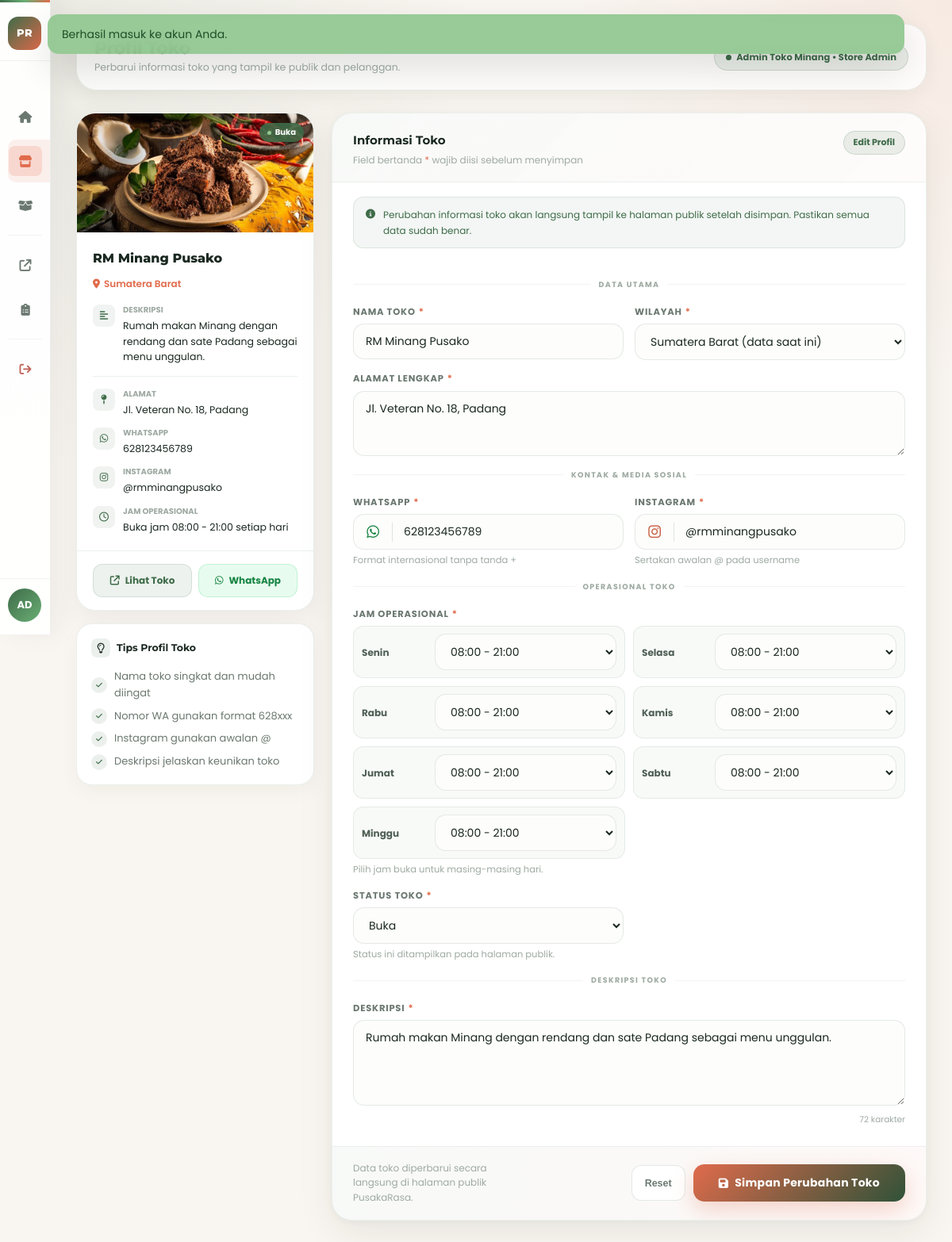
Page /store-profile.php (signed in) on the committed database.
### tables this page shows
CREATE TABLE IF NOT EXISTS users (
  id INT AUTO_INCREMENT PRIMARY KEY,
  name VARCHAR(120) NOT NULL,
  email VARCHAR(190) NOT NULL UNIQUE,
  password_hash VARCHAR(255) NOT NULL,
  profile_image VARCHAR(255) NULL,
  role ENUM('user', 'store_admin', 'super_admin') NOT NULL DEFAULT 'user',
  store_id INT NULL,
  is_active TINYINT(1) NOT NULL DEFAULT 1,
  created_at DATETIME NOT NULL,
  updated_at DATETIME NOT NULL,
  CONSTRAINT fk_users_store FOREIGN KEY (store_id) REFERENCES stores(id) ON DELETE SET NULL
);

CREATE TABLE IF NOT EXISTS stores (
  id INT AUTO_INCREMENT PRIMARY KEY,
  name VARCHAR(120) NOT NULL,
  slug VARCHAR(140) NOT NULL UNIQUE,
  region VARCHAR(120) NOT NULL,
  address TEXT NOT NULL,
  whatsapp VARCHAR(30) NOT NULL,
  instagram VARCHAR(120) NOT NULL,
  description TEXT NOT NULL,
  operating_hours VARCHAR(500) NOT NULL DEFAULT 'Setiap hari, 08.00 - 21.00 WIB',
  cover_image VARCHAR(255) NOT NULL,
  is_open TINYINT(1) NOT NULL DEFAULT 1,
  created_at DATETIME NOT NULL,
  updated_at DATETIME NOT NULL
);

### store-profile.php (the view, shortened to what the rows shown need)
<?php
require_once __DIR__ . '/includes/bootstrap.php';
require_once __DIR__ . '/includes/store-sidebar.php';
require_role(ROLE_STORE_ADMIN);
$user = current_user();
$storeId = (int) ($user['store_id'] ?? 0);
$storeStmt = db()->prepare('SELECT * FROM stores WHERE id = :id LIMIT 1');
$storeStmt->execute(['id' => $storeId]);
$store = $storeStmt->fetch();
render_layout('Profil Toko', function (?array $currentUser = null) use ($user, $store): void {
?>
  <div class="shell">
    <?php render_store_sidebar($user, $store, 'profile'); ?>
    <main class="main">
      <div class="topbar">
        <div>
          <div class="topbar-heading">Profil Toko</div>
          <div class="topbar-sub">Perbarui informasi toko yang tampil ke publik dan pelanggan.</div>
        </div>
        <div class="pill-role"><?= e($user['name']) ?> &bull; Store Admin</div>
      </div>
      <section class="store-profile-grid">
        <aside class="store-profile-aside" aria-label="Pratinjau toko">
          <article class="store-profile-preview">
            <div class="store-profile-cover">
              <img src="<?= e($store['cover_image'] !== '' ? base_path($store['cover_image']) : base_path('assets/image/PusakaRasa.webp')) ?>" alt="<?= e($store['name']) ?>" />
              <span class="store-profile-status <?= (int) ($store['is_open'] ?? 1) === 1 ? '' : 'is-closed' ?>"><?= (int) ($store['is_open'] ?? 1) === 1 ? 'Buka' : 'Tutup' ?></span>
            </div>
            <div class="store-profile-preview-body">
              <h2><?= e($store['name']) ?></h2>
              <div class="store-profile-region"><i class="fa-solid fa-location-dot" aria-hidden="true"></i><?= e($store['region']) ?></div>
              <div class="store-profile-preview-row">
                <span class="store-profile-preview-icon"><i class="fa-solid fa-align-left" aria-hidden="true"></i></span>
                <div>
                  <div class="store-profile-preview-label">Deskripsi</div>
                  <p><?= e($store['description']) ?></p>
                </div>
              </div>
              <div class="store-profile-preview-divider"></div>
              <div class="store-profile-preview-row">
                <span class="store-profile-preview-icon"><i class="fa-solid fa-map-pin" aria-hidden="true"></i></span>
                <div>
                  <div class="store-profile-preview-label">Alamat</div>
                  <p><?= e($store['address']) ?></p>
                </div>
              </div>
              <div class="store-profile-preview-row">
                <span class="store-profile-preview-icon"><i class="fa-brands fa-whatsapp" aria-hidden="true"></i></span>
                <div>
                  <div class="store-profile-preview-label">WhatsApp</div>
                  <p><?= e($store['whatsapp']) ?></p>
                </div>
              </div>
              <div class="store-profile-preview-row">
                <span class="store-profile-preview-icon"><i class="fa-brands fa-instagram" aria-hidden="true"></i></span>
                <div>
                  <div class="store-profile-preview-label">Instagram</div>
                  <p><?= e($store['instagram']) ?></p>
                </div>
              </div>
              <div class="store-profile-preview-row">
                <span class="store-profile-preview-icon"><i class="fa-regular fa-clock" aria-hidden="true"></i></span>
                <div>
                  <div class="store-profile-preview-label">Jam Operasional</div>
                  <p><?= e(operating_hours_display($store['operating_hours'] ?? '')) ?></p>
                </div>
              </div>
            </div>
          </article>
        </aside>
        <article class="form-card store-profile-form-card">
          <form method="post" class="store-profile-form">
            <div class="form-body">
              <div class="grid-2">
                <label class="field-wrap">
                  <span class="field-label">Nama Toko <span class="required-mark">*</span></span>
                  <input type="text" name="name" value="<?= e($store['name']) ?>" required />
                </label>
                <label class="field-wrap">
                  <span class="field-label">Wilayah <span class="required-mark">*</span></span>
                  <select name="region" required>
                    <?php render_province_options($store['region'] ?? ''); ?>
                  </select>
                </label>
              </div>
              <label class="field-wrap">
                <span class="field-label">Alamat Lengkap <span class="required-mark">*</span></span>
                <textarea name="address" required><?= e($store['address']) ?></textarea>
              </label>
            </div>
            <div class="form-body">
              <div class="grid-2">
                <label class="field-wrap">
                  <span class="social-input social-input--whatsapp">
                    <span class="social-input-icon"><i class="fa-brands fa-whatsapp" aria-hidden="true"></i></span>
                    <input type="text" name="whatsapp" value="<?= e($store['whatsapp']) ?>" required />
                  </span>
                </label>
                <label class="field-wrap">
                  <span class="social-input social-input--instagram">
                    <span class="social-input-icon"><i class="fa-brands fa-instagram" aria-hidden="true"></i></span>
                    <input type="text" name="instagram" value="<?= e($store['instagram']) ?>" required />
                  </span>
                </label>
              </div>
            </div>
            <div class="form-body">
              <div class="grid-2">
                <div class="field-wrap store-profile-operating-hours">
                  <?php render_operating_hours_selects($store['operating_hours'] ?? ''); ?>
                </div>
                <label class="field-wrap">
                  <span class="field-label">Status Toko <span class="required-mark">*</span></span>
                  <select name="is_open" required>
                    <option value="1" <?= (int) ($store['is_open'] ?? 1) === 1 ? 'selected' : '' ?>>Buka</option>
                  </select>
                  <span class="field-hint">Status ini ditampilkan pada halaman publik.</span>
                </label>
              </div>
            </div>
            <div class="form-body">
              <label class="field-wrap">
                <span class="field-label">Deskripsi <span class="required-mark">*</span></span>
                <textarea name="description" id="storeDescription" required><?= e($store['description']) ?></textarea>
                <span class="store-profile-counter"><span id="storeDescriptionCount"></span> karakter</span>
              </label>
            </div>
          </form>
        </article>
      </section>
    </main>
  </div>
<?php
}, ['hide_header' => true, 'hide_footer' => true, 'dashboard_css' => true, 'body_class' => 'dashboard-body']);

### includes/bootstrap.php (shortened to what the rows shown need)
<?php
require_once __DIR__ . '/../config/database.php';
function base_path(string $path = ''): string
{
    $root = rtrim(dirname($_SERVER['SCRIPT_NAME'] ?? ''), '/\\');
    $root = $root === '/' ? '' : $root;
    return $root . '/' . ltrim($path, '/');
}
function e(?string $value): string
{
    return htmlspecialchars((string) $value, ENT_QUOTES, 'UTF-8');
}
function current_user(): ?array
{
    static $user = false;
    if ($user !== false) {
        return $user ?: null;
    }
    $userId = $_SESSION['user_id'] ?? null;
    $stmt = db()->prepare(
        'SELECT u.*, s.name AS store_name, s.slug AS store_slug
         FROM users u
         LEFT JOIN stores s ON s.id = u.store_id
         WHERE u.id = :id LIMIT 1'
    );
    $stmt->execute(['id' => $userId]);
    $user = $stmt->fetch() ?: null;
    return $user ?: null;
}
function is_logged_in(): bool
{
    return current_user() !== null;
}
function require_login(): void
{
    if (!is_logged_in()) {
        set_flash('error', 'Silakan masuk terlebih dahulu.');
        redirect_to('login.php');
    }
}
function require_role(string ...$roles): void
{
    require_login();
}
function operating_days(): array
{
    return ['Senin', 'Selasa', 'Rabu', 'Kamis', 'Jumat', 'Sabtu', 'Minggu'];
}
function operating_time_slots(): array
{
    return [
        'Tutup',
        '06:00 - 14:00',
        '07:00 - 15:00',
        '08:00 - 16:00',
        '08:00 - 17:00',
        '08:00 - 20:00',
        '08:00 - 21:00',
        '09:00 - 17:00',
        '09:00 - 21:00',
        '10:00 - 22:00',
        '11:00 - 23:00',
        '12:00 - 22:00',
        '24 Jam',
    ];
}
function normalize_operating_slot(string $value): string
{
    $value = trim(str_replace('.', ':', $value));
    if (preg_match('/^(\d{1,2}):(\d{2})\s*-\s*(\d{1,2}):(\d{2})$/', $value, $matches)) {
        return sprintf('%02d:%02d - %02d:%02d', (int) $matches[1], (int) $matches[2], (int) $matches[3], (int) $matches[4]);
    }
    return '08:00 - 21:00';
}
function default_operating_schedule(string $slot = '08:00 - 21:00'): array
{
    return array_fill_keys(operating_days(), $slot);
}
function parse_operating_schedule(?string $value): array
{
    $value = trim((string) $value);
    if ($value !== '') {
        $decoded = json_decode($value, true);
        if (preg_match('/(\d{1,2}[.:]\d{2})\s*-\s*(\d{1,2}[.:]\d{2})/', $value, $matches)) {
            $slot = normalize_operating_slot($matches[1] . ' - ' . $matches[2]);
            return default_operating_schedule($slot);
        }
    }
    return default_operating_schedule();
}
function operating_hours_display(?string $value): string
{
    $schedule = parse_operating_schedule($value);
    $uniqueSlots = array_values(array_unique($schedule));
    if (count($uniqueSlots) === 1) {
        $slot = $uniqueSlots[0];
        return match ($slot) {
            'Tutup' => 'Tutup setiap hari',
            '24 Jam' => 'Buka 24 jam setiap hari',
            default => 'Buka jam ' . $slot . ' setiap hari',
        };
    }
    $dayIndex = ((int) date('N')) - 1;
    $today = operating_days()[$dayIndex] ?? 'Senin';
    $slot = $schedule[$today] ?? '08:00 - 21:00';
    return match ($slot) {
        'Tutup' => 'Tutup hari ini',
        '24 Jam' => 'Buka 24 jam hari ini',
        default => 'Buka jam ' . $slot . ' hari ini',
    };
}
function render_operating_hours_selects(?string $currentValue, string $fieldName = 'operating_hours'): void
{
    $schedule = parse_operating_schedule($currentValue);
    $slots = operating_time_slots();
    ?>
    <div class="operating-hours-grid">
      <?php foreach (operating_days() as $day): ?>
        <label class="operating-hours-row">
          <span class="operating-hours-day"><?= e($day) ?></span>
          <select class="operating-hours-select" name="<?= e($fieldName) ?>[<?= e($day) ?>]" required>
            <?php foreach ($slots as $slot): ?>
              <option value="<?= e($slot) ?>" <?= ($schedule[$day] ?? '') === $slot ? 'selected' : '' ?>><?= e($slot) ?></option>
            <?php endforeach; ?>
          </select>
        </label>
      <?php endforeach; ?>
    </div>
    <?php
}
function indonesia_provinces(): array
{
    $names = [];
    try {
        $stmt = db()->query('SELECT name FROM provinces ORDER BY name ASC');
        $names = array_map(
            static fn($row) => trim((string) ($row['name'] ?? '')),
            $stmt->fetchAll()
        );
    } catch (Throwable $exception) {
        $names = [];
    }
    $names = array_values(array_unique(array_filter($names)));
    sort($names, SORT_NATURAL | SORT_FLAG_CASE);
    $provinces = $names;
    return $provinces;
}
function render_province_options(?string $selected = null): void
{
    $selected = trim((string) $selected);
    $provinces = indonesia_provinces();
    $hasSelected = $selected !== '' && in_array($selected, $provinces, true);
    if ($selected !== '' && !$hasSelected) {
        echo '<option value="' . e($selected) . '" selected>' . e($selected) . ' (data saat ini)</option>';
    }
}
?>
<?php
function render_layout(string $title, callable $content, array $options = []): void
{
    $user = current_user();
    $pageClass = $options['body_class'] ?? '';
    $includeAppCss = $options['app_css'] ?? true;
    $includeDashboardCss = $options['dashboard_css'] ?? false;
?>
    <!DOCTYPE html>
    <html lang="id">
    <head>
        <link rel="stylesheet" href="https://cdnjs.cloudflare.com/ajax/libs/font-awesome/6.5.0/css/all.min.css" />
        <link rel="stylesheet" href="<?= e(base_path('assets/css/variables.css')) ?>" />
        <link rel="stylesheet" href="<?= e(base_path('assets/css/base.css')) ?>" />
        <link rel="stylesheet" href="<?= e(base_path('assets/css/component.css')) ?>" />
        <?php if ($includeAppCss): ?>
            <link rel="stylesheet" href="<?= e(base_path('assets/css/style.css')) ?>" />
            <link rel="stylesheet" href="<?= e(base_path('assets/css/app/core-ui.css')) ?>" />
            <link rel="stylesheet" href="<?= e(base_path('assets/css/app/discovery-catalog.css')) ?>" />
            <link rel="stylesheet" href="<?= e(base_path('assets/css/app/detail-favorites.css')) ?>" />
            <link rel="stylesheet" href="<?= e(base_path('assets/css/app/product-detail.css')) ?>" />
            <link rel="stylesheet" href="<?= e(base_path('assets/css/app/auth.css')) ?>" />
            <link rel="stylesheet" href="<?= e(base_path('assets/css/app/profile-table.css')) ?>" />
            <link rel="stylesheet" href="<?= e(base_path('assets/css/app/responsive.css')) ?>" />
        <?php endif; ?>
        <?php if ($includeDashboardCss): ?>
            <link rel="stylesheet" href="<?= e(base_path('assets/css/dashboard.css')) ?>" />
        <?php endif; ?>
    </head>
    <body class="<?= e($pageClass) ?>">
        <main>
            <?php $content($user); ?>
        </main>
    </body>
    </html>
<?php
}

### includes/store-sidebar.php (shortened to what the rows shown need)
<?php
function render_store_sidebar(?array $user, array $store, string $activePage): void
{
    $userName = (string) ($user['name'] ?? 'Store Admin');
    ?>
    <aside class="sidebar admin-sidebar store-admin-sidebar">
      <div class="sidebar-footer">
        <div class="sidebar-user">
          <div class="sidebar-avatar"><?= e(strtoupper(substr($userName, 0, 2))) ?></div>
        </div>
      </div>
    </aside>
    <?php
}

### rows in the picture
users: name "AD", name "Admin Toko Minang"
stores: cover_image (picture), name "RM Minang Pusako", region "Sumatera Barat", description "Rumah makan Minang dengan rendang dan sate Padang sebagai menu unggulan.", address "Jl. Veteran No. 18, Padang", whatsapp "628123456789", instagram "@rmminangpusako", operating_hours "Buka jam 08:00 - 21:00 setiap hari", region "Sumatera Barat (data saat ini)", operating_hours "08:00 - 21:00", is_open "Buka"

### other values in the picture
$flash['message'] "Berhasil masuk ke akun Anda."
$day "Senin"
$day "Selasa"
$day "Rabu"
$day "Kamis"
$day "Jumat"
$day "Sabtu"
$day "Minggu"
